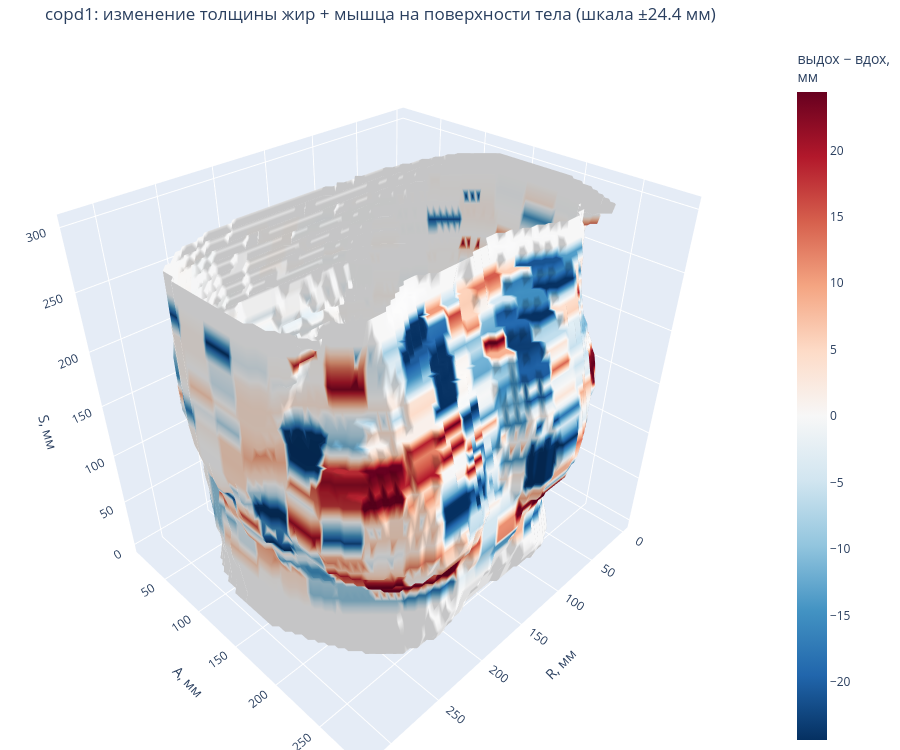

The cell this chart's notebook holds for it:
### Markdown cell above
## 13. Изменение толщины на поверхности тела

То же изменение, что на полярном графике, но нанесённое на саму поверхность. Каждая вершина
окрашена по разности толщины «жир + мышца» в её секторе и на её уровне; шкала симметрична,
красное — стенка на выдохе толще, синее — тоньше.

Соответствие здесь то же приближение: сектор и уровень, а не точка к точке. Настоящего
соответствия для стенки нет ни в одном размеченном наборе, и TRE выше показывает, что
жёсткое совмещение его не даёт.

Смотреть стоит на **связность цвета**. Если пятна крупные и совпадают с анатомией — это
похоже на эффект. Если цвет рассыпан мелкой мозаикой — это разброс, и его величину даёт
таблица под предыдущим графиком: межквартильный размах внутри сектора 3-8 мм при медиане
0-0,7 мм.

### Code cell
# Карта разности по (уровень, сектор), из тех же данных, что полярный график.
sector_index = np.clip(((layers["вдох"].angle_deg + 180) // SECTOR_DEG).astype(int),
                       0, len(centres) - 1)
delta_map = np.full((inhale.shape[2], len(centres)), np.nan)
for column, (inhale_slices, exhale_slices) in enumerate(
        zip(scatter["жир + мышца"]["вдох"], scatter["жир + мышца"]["выдох"], strict=True)):
    for k in sorted(set(inhale_slices) & set(exhale_slices)):
        delta_map[k, column] = exhale_slices[k] - inhale_slices[k]

# Пробелы затягиваются по углу: соседние секторы одного уровня — ближайшее,
# что есть, и оставлять дыры в раскраске хуже, чем интерполировать вдоль стенки.
for row in range(delta_map.shape[0]):
    line = delta_map[row]
    if np.isfinite(line).sum() >= 3:
        known = np.flatnonzero(np.isfinite(line))
        delta_map[row] = np.interp(np.arange(line.size), known, line[known])

vertex_slice = np.clip(np.round(verts[:, 2] / sz).astype(int), 0, delta_map.shape[0] - 1)
vertex_angle = np.degrees(np.arctan2(verts[:, 1] / sy - ORIGIN[1],
                                     verts[:, 0] / sx - ORIGIN[0]))
vertex_sector = np.clip(((vertex_angle + 180) // SECTOR_DEG).astype(int),
                        0, len(centres) - 1)
intensity = delta_map[vertex_slice, vertex_sector]
inside = np.isfinite(intensity)
print(f"окрашено {100 * inside.mean():.0f}% вершин; "
      f"остальные вне пояса срезов с лёгким")
intensity = np.where(inside, intensity, 0.0)
limit = float(np.nanpercentile(np.abs(intensity[inside]), 95)) or 1.0

figure = go.Figure(go.Mesh3d(
    x=verts[:, 0], y=verts[:, 1], z=verts[:, 2],
    i=faces[:, 0], j=faces[:, 1], k=faces[:, 2],
    intensity=intensity, intensitymode="vertex",
    colorscale="RdBu", reversescale=True, cmin=-limit, cmax=limit,
    colorbar=dict(title="выдох − вдох,<br>мм"),
    opacity=1.0, name="стенка", hoverinfo="none"))
figure.update_layout(
    title=f"{CASE}: изменение толщины жир + мышца на поверхности тела "
          f"(шкала ±{limit:.1f} мм)",
    scene=dict(xaxis_title="R, мм", yaxis_title="A, мм", zaxis_title="S, мм",
               aspectmode="data"),
    height=750, margin=dict(l=0, r=0, t=40, b=0))
show(figure, "04_thickness_change")

### Figure 1 — Plotly figure (JSON) as saved in the notebook; plotly's stock layout.template omitted (floating-point values rounded to 4 significant figures; data arrays with more than 128 entries replaced by an {"elided": "..."} marker saying what was removed)
{"data": [{"cmax": 24.38, "cmin": -24.38, "colorbar": {"title": {"text": "выдох − вдох,<br>мм"}}, "colorscale": [[0.0, "rgb(103,0,31)"], [0.1, "rgb(178,24,43)"], [0.2, "rgb(214,96,77)"], [0.3, "rgb(244,165,130)"], [0.4, "rgb(253,219,199)"], [0.5, "rgb(247,247,247)"], [0.6, "rgb(209,229,240)"], [0.7, "rgb(146,197,222)"], [0.8, "rgb(67,147,195)"], [0.9, "rgb(33,102,172)"], [1.0, "rgb(5,48,97)"]], "hoverinfo": "none", "i": {"elided": "19620 int values"}, "intensity": {"elided": "10088 float values"}, "intensitymode": "vertex", "j": {"elided": "19620 int values"}, "k": {"elided": "19620 int values"}, "name": "стенка", "opacity": 1.0, "reversescale": true, "type": "mesh3d", "x": {"elided": "10088 float values"}, "y": {"elided": "10088 float values"}, "z": {"elided": "10088 float values"}}], "layout": {"height": 750, "margin": {"b": 0, "l": 0, "r": 0, "t": 40}, "scene": {"aspectmode": "data", "xaxis": {"title": {"text": "R, мм"}}, "yaxis": {"title": {"text": "A, мм"}}, "zaxis": {"title": {"text": "S, мм"}}}, "title": {"text": "copd1: изменение толщины жир + мышца на поверхности тела (шкала ±24.4 мм)"}}}
